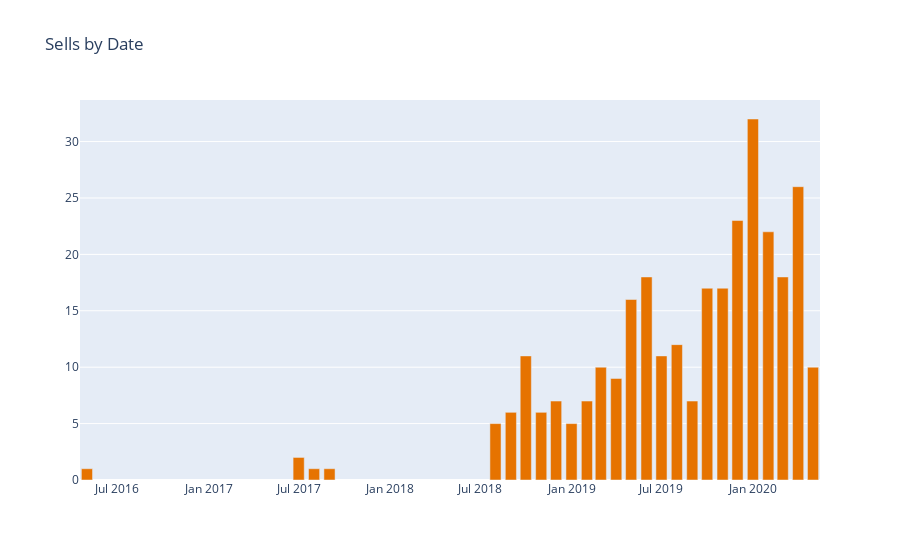

Notebook cell for this chart:
### Code cell
# plot the number of sells by date
x_value = df_sell['date']
y_value = df_sell['sells']

fig = go.Figure([go.Bar(x = x_value, y = y_value)])

fig.update_traces(marker_color='rgb(230, 115, 0)')

fig.update_layout(title_text='Sells by Date')

fig.write_image('plots/sells.png')

fig.show()

### Figure 1 — Plotly figure (JSON) as saved in the notebook; plotly's stock layout.template omitted (floating-point values rounded to 4 significant figures)
{"data": [{"marker": {"color": "rgb(230, 115, 0)"}, "type": "bar", "x": ["2016-5", "2017-7", "2017-8", "2017-9", "2018-10", "2018-11", "2018-12", "2018-8", "2018-9", "2019-1", "2019-10", "2019-11", "2019-12", "2019-2", "2019-3", "2019-4", "2019-5", "2019-6", "2019-7", "2019-8", "2019-9", "2020-1", "2020-2", "2020-3", "2020-4", "2020-5"], "y": [1, 2, 1, 1, 11, 6, 7, 5, 6, 5, 17, 17, 23, 7, 10, 9, 16, 18, 11, 12, 7, 32, 22, 18, 26, 10]}], "layout": {"title": {"text": "Sells by Date"}}}
